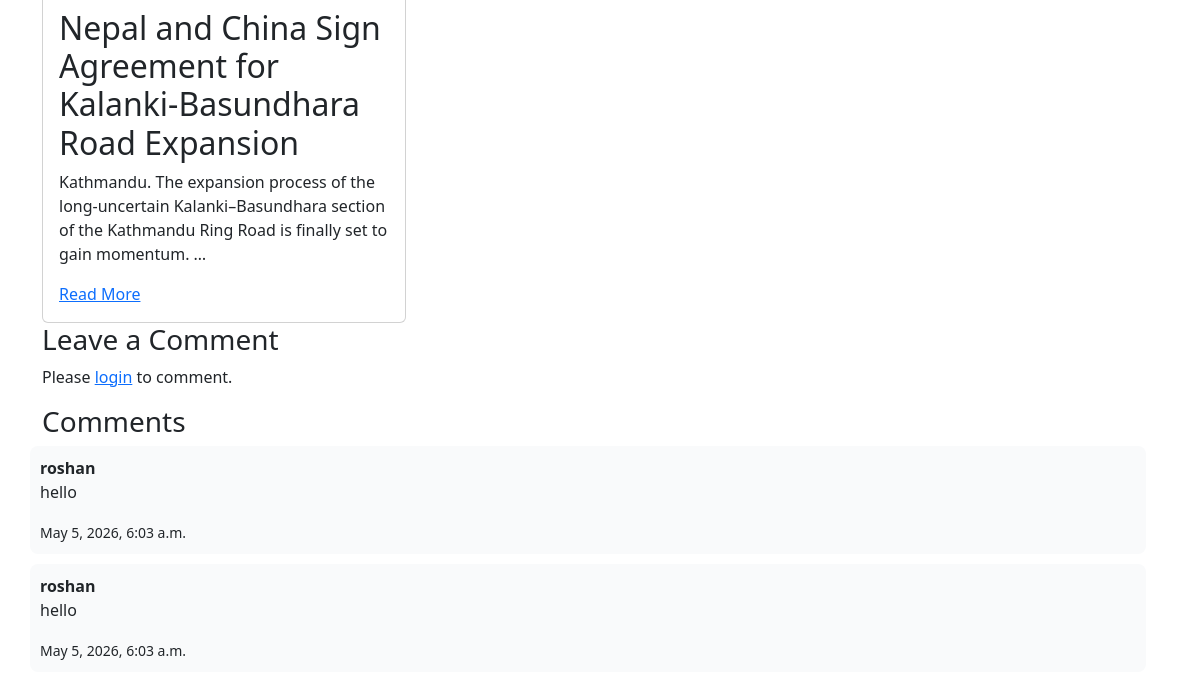
The page /news-details/tribhuvan-university-conducts-exams-to-rectify-academic-calendar/ (lower part) on the database as committed earlier.
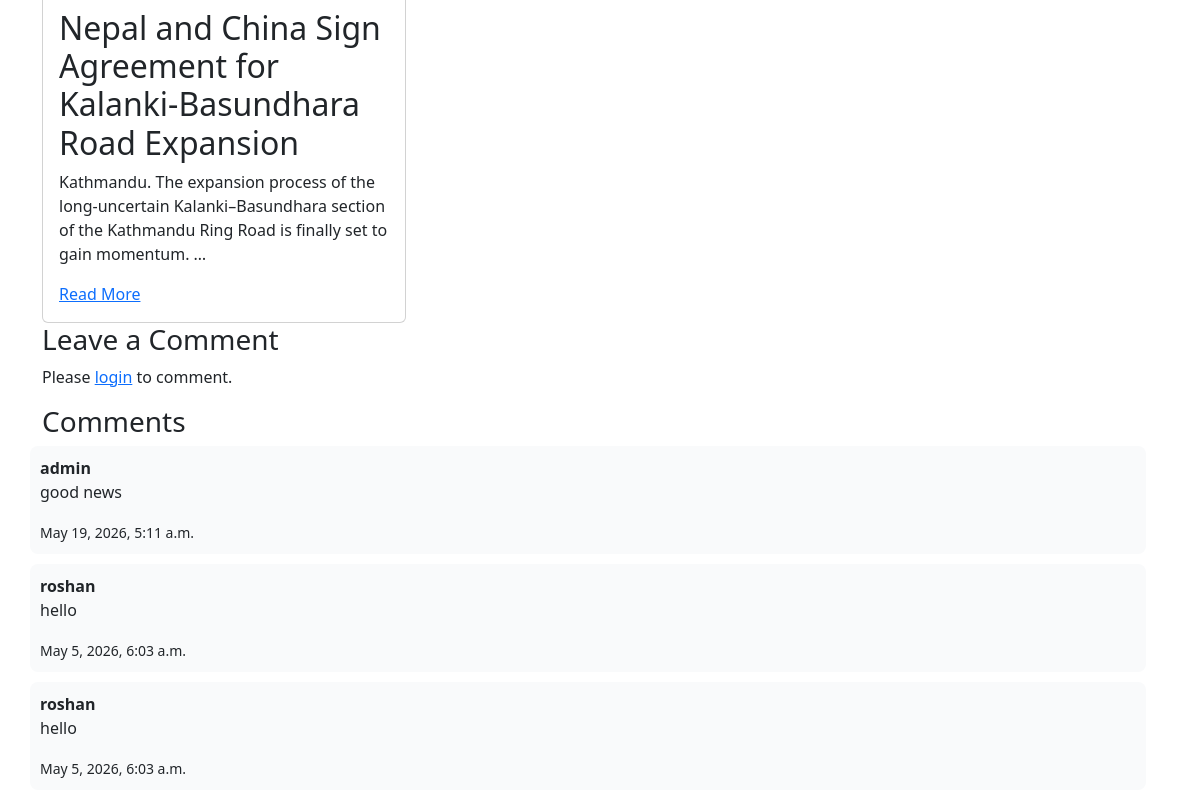
The same page on the database as committed later.
### qun/models.py (models this page shows, shortened)
class News(models.Model):
    category=models.ForeignKey(Category,on_delete=models.PROTECT)
    user=models.ForeignKey(User,on_delete=models.CASCADE)
    title= models.CharField(max_length=100)
    slug=models.SlugField(max_length=100,unique=True)
    description=models.TextField()
    image=models.ImageField(upload_to='new_images/',null=True,blank=True)
    published_at=models.DateTimeField(auto_now_add=True)
    class Meta:
        verbose_name_plural='News'

class Comment(models.Model):
    news = models.ForeignKey('News', on_delete=models.CASCADE, related_name='comments')
    user = models.ForeignKey(User, on_delete=models.CASCADE)
    content = models.TextField()
    created_at = models.DateTimeField(auto_now_add=True)

### qun/views.py (the view, shortened to what this page needs)
# urls.py: path('news-details/<slug:slug>/', views.newsDetails, name="news-details"),
def newsDetails(request, slug):
    news = News.objects.get(slug=slug)
    catId = news.category.id
    comments = news.comments.all().order_by('-created_at')
    data = {
        'news': News.objects.get(slug=slug),
        'relatedNews': News.objects.filter(category_id=catId).exclude(id=news.id)[:10],
        'comments': comments,
    }
    return render(request, 'pages/news-details.html', data)

### qun/general.py (called while the page is built)
def global_data_send(request):
    return{
        'categoryData': Category.objects.all()
    }

### qun/templates/pages/news-details.html (shortened to what this page needs)
{% extends 'layouts/app.html' %}
{% block content %}
  <link rel="stylesheet" href="css/newsDetails.css" />
<div class="container">
  <div class="row">
  <div class="row">
    <div class="col-md-12">
      {% for relatednews in relatedNews %}
        <div class="col-md-4">
          <div class="card">
            <div class="card-body">
              <h2 class="card-title">{{ relatednews.title }}</h2>
              <p class="card-text">{{ relatednews.description|truncatewords:20 }}</p>
              <a href="{% url 'news-details' relatednews.slug %}" class="btn-btn-primary">Read More</a>
            </div>
          </div>
        </div>
      {% endfor %}
    </div>
    <h3>Leave a Comment</h3>
    {% if user.is_authenticated %}
      <form method="POST">
        {% csrf_token %}
        <textarea name="content" placeholder="Write your comment..." required></textarea>
        <button type="submit">Post Comment</button>
      </form>
    {% else %}
      <p>
        Please <a href="{% url 'login' %}">login</a> to comment.
      </p>
    {% endif %}
    <h3>Comments</h3>
    {% for comment in comments %}
      <div class="comment-box">
        <strong>{{ comment.user.username }}</strong>
        <p>{{ comment.content }}</p>
        <small>{{ comment.created_at }}</small>
      </div>
    {% empty %}
      <p>No comments yet.</p>
    {% endfor %}
  </div>
  </div>
</div>
{% endblock %}

Rows that differ between the two databases and show on the page:
added Comment: user.username "admin", content "good news", created_at "May 19, 2026, 5:11 a.m."
